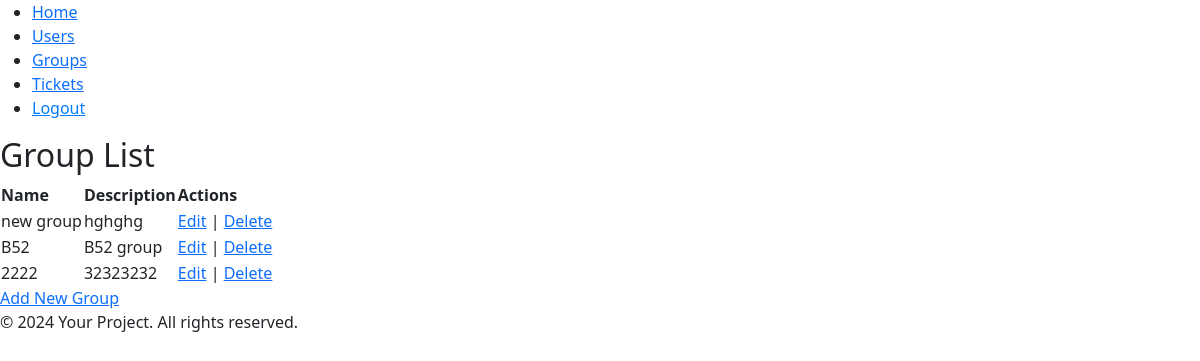
Screenshot of /groups/ (signed in) with the database file from the repository.
### main/models.py (models this page shows, shortened)
class Group(models.Model):
    name = models.CharField(max_length=100)
    description = models.TextField()

### main/views.py (the view)
# urls.py: path('groups/', views.group_list, name='group_list'),
@login_required
@user_passes_test(user_is_admin)
def group_list(request):
    groups = Group.objects.all()
    return render(request, 'groups/groups_list.html', {'groups': groups})

### main/views.py (called while the page is built)
def user_is_admin(user):
    return user.role == 'Admin'

### main/templates/groups/groups_list.html (shortened to what this page needs)
{% extends 'base.html' %}
{% block content %}
<h2>Group List</h2>
<table>
    <tr>
        <th>Name</th>
        <th>Description</th>
        <th>Actions</th>
    </tr>
    {% for group in groups %}
    <tr>
        <td>{{ group.name }}</td>
        <td>{{ group.description }}</td>
        <td>
            <a href="{% url 'group_update' group.id %}">Edit</a> |
            <a href="{% url 'group_delete' group.id %}">Delete</a>
        </td>
    </tr>
    {% endfor %}
</table>
<a href="{% url 'group_create' %}">Add New Group</a>
{% endblock %}

### rows the page displays
Group: name "new group", description "hghghg"
Group: name "B52", description "B52 group"
Group: name "2222", description "32323232"
